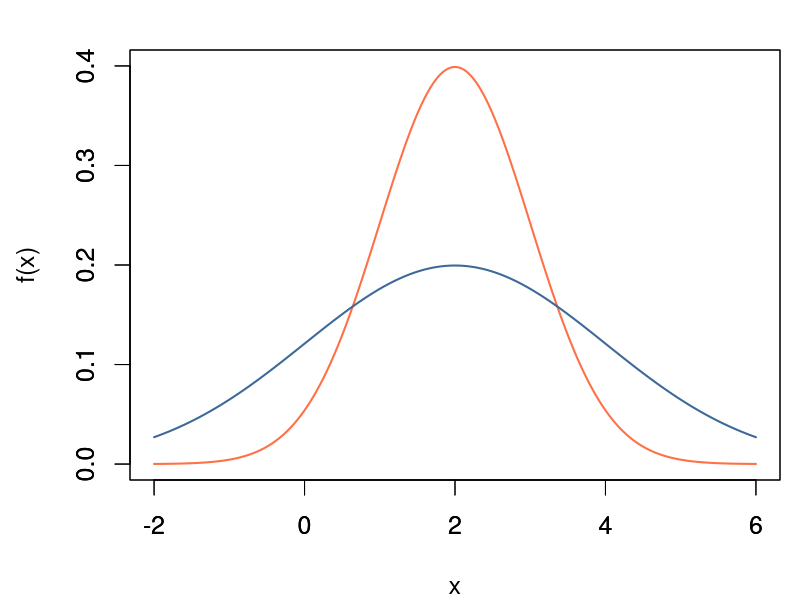

Write the R code that produced this figure.
# Normal distribution (PDF)

mu <- 2
sigma1 <- 1
sigma2 <- 2
norm1.ts <- ts(dnorm(seq(-2, 6, by=0.02), mu, sigma1), start=-2, frequency=50)
norm2.ts <- ts(dnorm(seq(-2, 6, by=0.02), mu, sigma2), start=-2, frequency=50)

par(mai=c(1.2,1.3,0.5,0.2), cex=1.5)
plot(norm1.ts, type="l", xlim=c(-2,6), ylim=c(0,0.4),
     col=c("#FF7046"), lwd=2, xlab="x", ylab="f(x)")
par(new=TRUE)
plot(norm2.ts, type="l", xlim=c(-2,6), ylim=c(0,0.4),
     col=c("#3D6999"), lwd=2, xlab="", ylab="")

